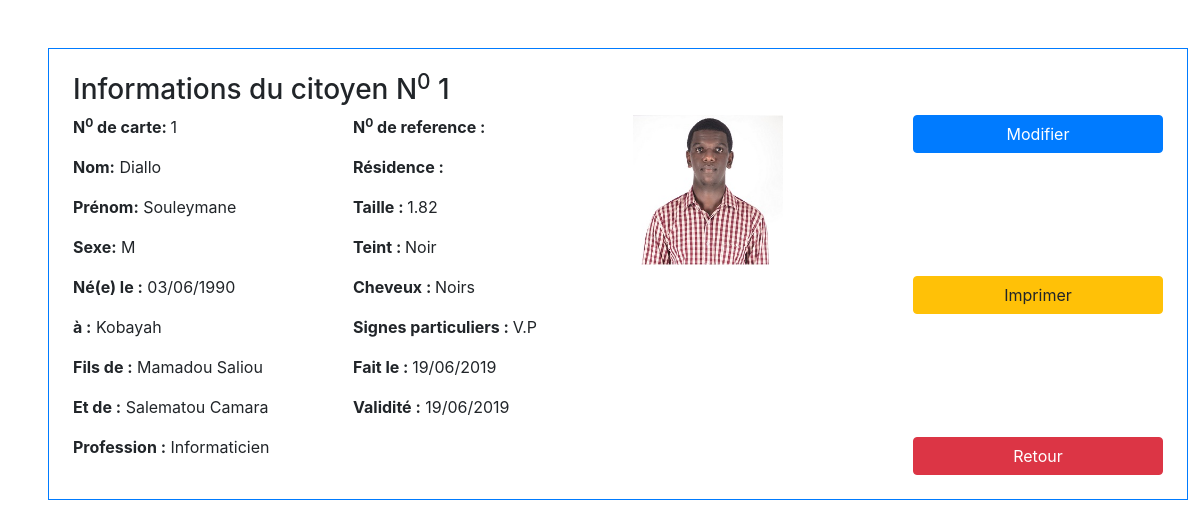
/gestion-demo-v3/demande/carte-identite/affiche-carte-identite.html.php?id=1, run on the app's committed database.
### tables this page shows
CREATE TABLE `carteidentite` (
  `ID_CARTEIDEN` int(10) NOT NULL,
  `ID_RESPONSABLE` int(10) NOT NULL,
  `ID_CITOYEN` int(10) NOT NULL,
  `referenceCarteIden` varchar(20) NOT NULL,
  `DATE_CONFECTION_PAPIER` date DEFAULT NULL,
  `DATE_EXP` date DEFAULT NULL,
  `PHOTO_CARTEIDEN` varchar(150) DEFAULT NULL
);

CREATE TABLE `citoyen` (
  `ID_CITOYEN` int(10) NOT NULL,
  `ID_DECNAISS` int(10) NOT NULL,
  `NOM` varchar(50) DEFAULT NULL,
  `PRENOMS` varchar(50) DEFAULT NULL,
  `DATE_NAISS` date DEFAULT NULL,
  `VILLE_NAISS` varchar(50) NOT NULL,
  `LIEU_NAISS` varchar(50) NOT NULL,
  `DOMICILE` varchar(50) DEFAULT NULL,
  `PROFESSION` varchar(50) DEFAULT NULL,
  `NOM_MERE` varchar(50) DEFAULT NULL,
  `PRENOM_MERE` varchar(50) DEFAULT NULL,
  `PROFESSION_MERE` varchar(50) DEFAULT NULL,
  `ADRESSE_MERE` varchar(50) DEFAULT NULL,
  `NOM_PERE` varchar(50) DEFAULT NULL,
  `PRENOM_PERE` varchar(50) DEFAULT NULL,
  `PROFESSION_PERE` varchar(50) DEFAULT NULL,
  `ADRESSE_PERE` varchar(50) DEFAULT NULL,
  `TEL` varchar(15) DEFAULT NULL,
  `EMAIL` varchar(60) DEFAULT NULL,
  `GENRE` varchar(10) DEFAULT NULL,
  `SITUATION_MATRIMONIALE` varchar(50) DEFAULT NULL,
  `TAILLE` float DEFAULT NULL,
  `TEINT` varchar(15) DEFAULT NULL,
  `CHEVEUX` varchar(15) DEFAULT NULL,
  `YEUX` varchar(20) DEFAULT NULL,
  `SIGNE_PARTICULIER` varchar(100) DEFAULT NULL,
  `MOT_PASSE` varchar(50) DEFAULT NULL,
  `NUM_EMPRUNT` varchar(20) DEFAULT NULL,
  `NIN_CITOYEN` varchar(20) DEFAULT NULL,
  `PHOTO_CITOYEN` varchar(255) NOT NULL
);

### gestion-demo-v3/demande/carte-identite/affiche-carte-identite.html.php (the view, shortened to what this page needs)
<?php
    $id = $_GET['id'];
    $con = connexion();
    $requete = "SELECT cit.id_citoyen, cit.nom, cit.prenoms, cit.genre,
                date_format(cit.date_naiss, '%d/%m/%Y') as date_naiss, cit.prenom_pere as pere,
                cit.prenom_mere, cit.nom_mere, cit.profession, cit.taille, cit.teint, cit.cheveux, cit.signe_particulier,
                cit.domicile ,
                car.id_carteiden, car.referencecarteIden,
                date_format(car.date_confection_papier, '%d/%m/%Y') as date_confection_papier,
                date_format(car.date_exp, '%d/%m/%Y') as date_exp,
                car.photo_carteiden
                FROM citoyen cit, carteidentite car
                WHERE cit.id_citoyen = car.id_citoyen
                AND car.id_carteiden = $id";
    $row = $con->query($requete);
    $row = $row->fetch();
?>
<!DOCTYPE html>
<html lang="fr">
<head>
    <link rel="stylesheet" href="../../css/bootstrap.min.css">
</head>
<body>
    <main class="container m-5 p-4 border border-primary">
        <h1 class="h3">Informations du citoyen N<sup>0</sup>  <?=$row['id_citoyen']?></h1>
        <div class="row">
            <div class="col-3">
                <p> <strong>N<sup>0</sup> de carte: </strong> <?=$row['id_carteiden']?></p>
                <p><strong>Nom:</strong> <?=$row['nom']?></p>
                <p><strong>Prénom:</strong> <?=$row['prenoms']?></p>
                <p><strong>Sexe:</strong> <?=$row['genre']?></p>
                <p><strong>Né(e) le :</strong> <?=$row['date_naiss']?></p>
                <p><strong>à :</strong> <?=$row['domicile']?></p>
                <p><strong>Fils de :</strong> <?=$row['pere']?></p>
                <p><strong>Et de :</strong> <?=$row['prenom_mere']?> <?=$row['nom_mere']?></p>
                <p><strong>Profession :</strong> <?=$row['profession']?></p>
            </div>
            <div class="col-3">
                <p> <strong>N<sup>0</sup> de reference : </strong> <?=$row['referencecarteIden']?></p>
                <p><strong>Résidence : </strong></p>
                <p><strong>Taille : </strong> <?=$row['taille']?></p>
                <p><strong>Teint : </strong> <?=$row['teint']?></p>
                <p><strong>Cheveux : </strong> <?=$row['cheveux']?></p>
                <p><strong>Signes particuliers : </strong> <?=$row['signe_particulier']?></p>
                <p><strong>Fait le : </strong> <?=$row['date_confection_papier']?></p>
                <p><strong>Validité :</strong> <?=$row['date_exp']?></p>
            </div>
            <div class="col-3">
                <a href="../../images/photos/<?=$row['photo_carteiden']?>">
                    <img  style="width:150px;height:150px" src="../../images/photos/<?=$row['photo_carteiden']?>">
                </a>
            </div>
            <div class="col-3 d-flex flex-column justify-content-between">
                <button type="button" class="btn btn-primary">Modifier</button>
                <button type="button" class="btn btn-warning">Imprimer</button>
                <a  href="tableau_carte_d_identite.php" class="btn btn-danger">Retour</a>
            </div>
        </div>
    </main>
</body>
</html>

### data on the page
carteidentite: ID_CITOYEN.ID_CITOYEN "1", ID_CARTEIDEN "1", ID_CITOYEN.NOM "Diallo", ID_CITOYEN.PRENOMS "Souleymane", ID_CITOYEN.GENRE "M", ID_CITOYEN.DOMICILE "Kobayah", ID_CITOYEN.PRENOM_PERE "Mamadou Saliou", ID_CITOYEN.PRENOM_MERE "Salematou", ID_CITOYEN.NOM_MERE "Camara", ID_CITOYEN.PROFESSION "Informaticien", ID_CITOYEN.TAILLE "1.82", ID_CITOYEN.TEINT "Noir", ID_CITOYEN.CHEVEUX "Noirs", ID_CITOYEN.SIGNE_PARTICULIER "V.P", PHOTO_CARTEIDEN (picture)

### other printed values
$row['date_naiss'] "03/06/1990"
$row['date_confection_papier'] "19/06/2019"
$row['date_exp'] "19/06/2019"
